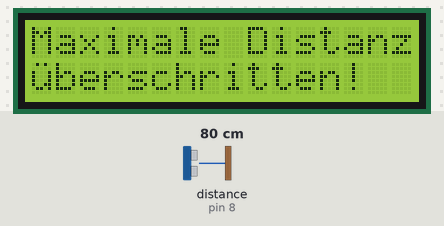
This sketch was run on a simulated Arduino Uno, built with avr-gcc and run on an emulated ATmega328P. Shown: 16×2 character LCD. Wiring (inferred from the names in the program): ultrasonic range finder: trigger pin 7; echo pin 8. The inputs (shaded band) are chosen by the test bench; at power-on: distance to the obstacle (sensor on pin 8) 80 cm. The echo pulse lasts 58.3 µs per cm.

Above: at 1.2 s.
1.3 s: distance to the obstacle (sensor on pin 8) set to 2 cm
At 3.4 s:
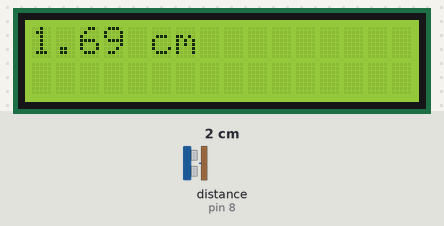
5.5 s: distance to the obstacle (sensor on pin 8) set to 4 cm
At 6.7 s:
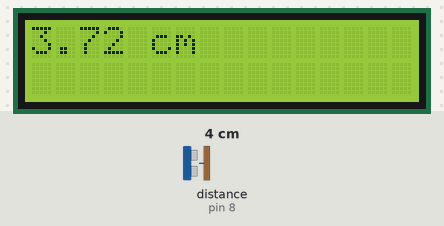
8.2 s: distance to the obstacle (sensor on pin 8) set to 120 cm
At 11.5 s:
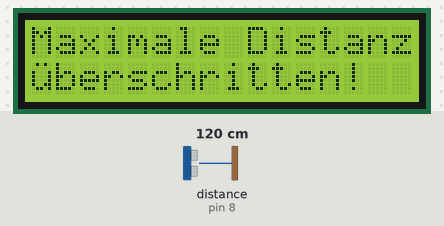
Timing chart, 0 to 13.0 s (numbered marks = the images above; inputs shaded):
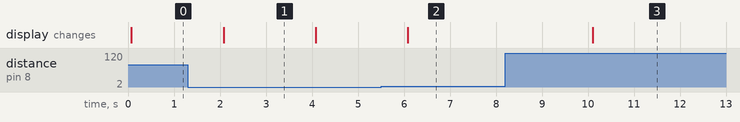

Measured:
- after the input at 1.3 s, the display: changes after 0.78 s (image 1)
- after the input at 5.5 s, the display: changes after 0.59 s (image 2)
- after the input at 8.2 s, the display: changes after 1.9 s (image 3)
- what the display in image 1 shows lasts 2.0 s, from 2.1 s to 4.1 s

The sketch:

Abstand3.ino
```cpp
/*
Abstandsmessung mit Ultraschall

  Version 1.0
  Der Hobbyelektroniker
  Der Code ist Public Domain und kann ohne Einschränkungen frei verwendet werden
*/

#include <LiquidCrystal.h>

const int trigger_Pin = 7;
const int echo_Pin = 8;

LiquidCrystal lcd(12, 11, 5, 4, 3, 2); // Pins für rs, en, d4, d5, d6, d7


void printX(const char a[]) {
  int i = 0;
  while (true) {
    char ch = a[i++];
    if (ch == 0) return;
    if (ch == '&') {
      ch = a[i++];
      switch (ch) {
        case 'a': lcd.write(0xE1);
                  break;
        case 'o': lcd.write(0xEF);
                  break;
        case 'u': lcd.write(0xF5);
                  break;
        default: if (ch < 128) lcd.write(ch);
      }
    } else if (ch < 128) {
      lcd.write(ch);
    }
  }
}

void setup() {
  pinMode(trigger_Pin,OUTPUT);
  digitalWrite(trigger_Pin,LOW);
  lcd.begin(16, 2);  // 16 Zeichen, 2 Zeilen
}


void abstand() {
  // Triggersignal senden
  digitalWrite(trigger_Pin,HIGH);
  delayMicroseconds(10);
  digitalWrite(trigger_Pin,LOW);

  // Echo auswerten
  unsigned long timeout = 5000; // Maximale Distanz etwa 70 cm
  unsigned long pulsbreite = pulseIn(echo_Pin, HIGH, timeout); // in Mikrosekunden
  float cm = pulsbreite / 58.0;

  lcd.clear();
  if (cm) {
    lcd.print(cm); lcd.print(" cm");
  } else {
    lcd.print("Maximale Distanz");
    lcd.setCursor(0,1);
    printX("&uberschritten!");
  }
}

void loop() {
  abstand();
  delay(2000);
}
```
